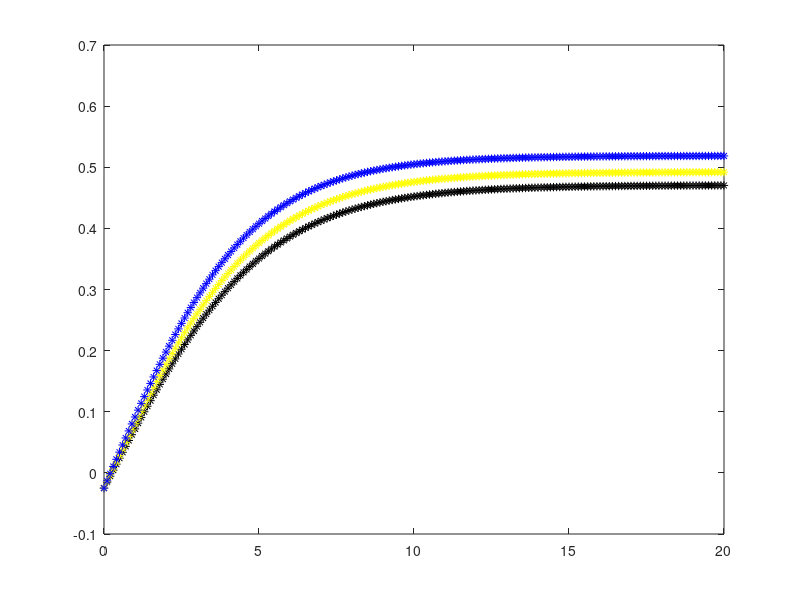

The MATLAB source for this figure:
clear all;
close all;
clf;
c=0.1;
m=0.2;
g=9.8;
t=0:.1:20;
b=0.5;
c2=0.6;
c3=0.9;
v=((-sqrt(-4*b*g*m-c^(2)))*tan((t*sqrt(-4*b*g*m-c^(2))/2*m))-c)/2*b;
v2=((-sqrt(-4*b*g*m-c2^(2)))*tan((t*sqrt(-4*b*g*m-c2^(2))/2*m))-c)/2*b;
v3=((-sqrt(-4*b*g*m-c3^(2)))*tan((t*sqrt(-4*b*g*m-c3^(2))/2*m))-c)/2*b;
plot(t,v,'k*',t,v2,'y*',t,v3,'b*')
